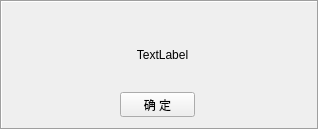
<?xml version="1.0" encoding="UTF-8"?>
<ui version="4.0">
 <class>FrameMessage</class>
 <widget class="QFrame" name="FrameMessage">
  <property name="windowModality">
   <enum>Qt::NonModal</enum>
  </property>
  <property name="geometry">
   <rect>
    <x>0</x>
    <y>0</y>
    <width>319</width>
    <height>130</height>
   </rect>
  </property>
  <property name="windowTitle">
   <string>Frame</string>
  </property>
  <property name="frameShape">
   <enum>QFrame::Box</enum>
  </property>
  <property name="frameShadow">
   <enum>QFrame::Sunken</enum>
  </property>
  <widget class="QLabel" name="text">
   <property name="geometry">
    <rect>
     <x>20</x>
     <y>20</y>
     <width>285</width>
     <height>69</height>
    </rect>
   </property>
   <property name="text">
    <string>TextLabel</string>
   </property>
   <property name="alignment">
    <set>Qt::AlignCenter</set>
   </property>
   <property name="wordWrap">
    <bool>true</bool>
   </property>
  </widget>
  <widget class="QPushButton" name="btnOk">
   <property name="geometry">
    <rect>
     <x>120</x>
     <y>92</y>
     <width>75</width>
     <height>25</height>
    </rect>
   </property>
   <property name="text">
    <string>确 定</string>
   </property>
  </widget>
 </widget>
 <resources/>
 <connections/>
</ui>
